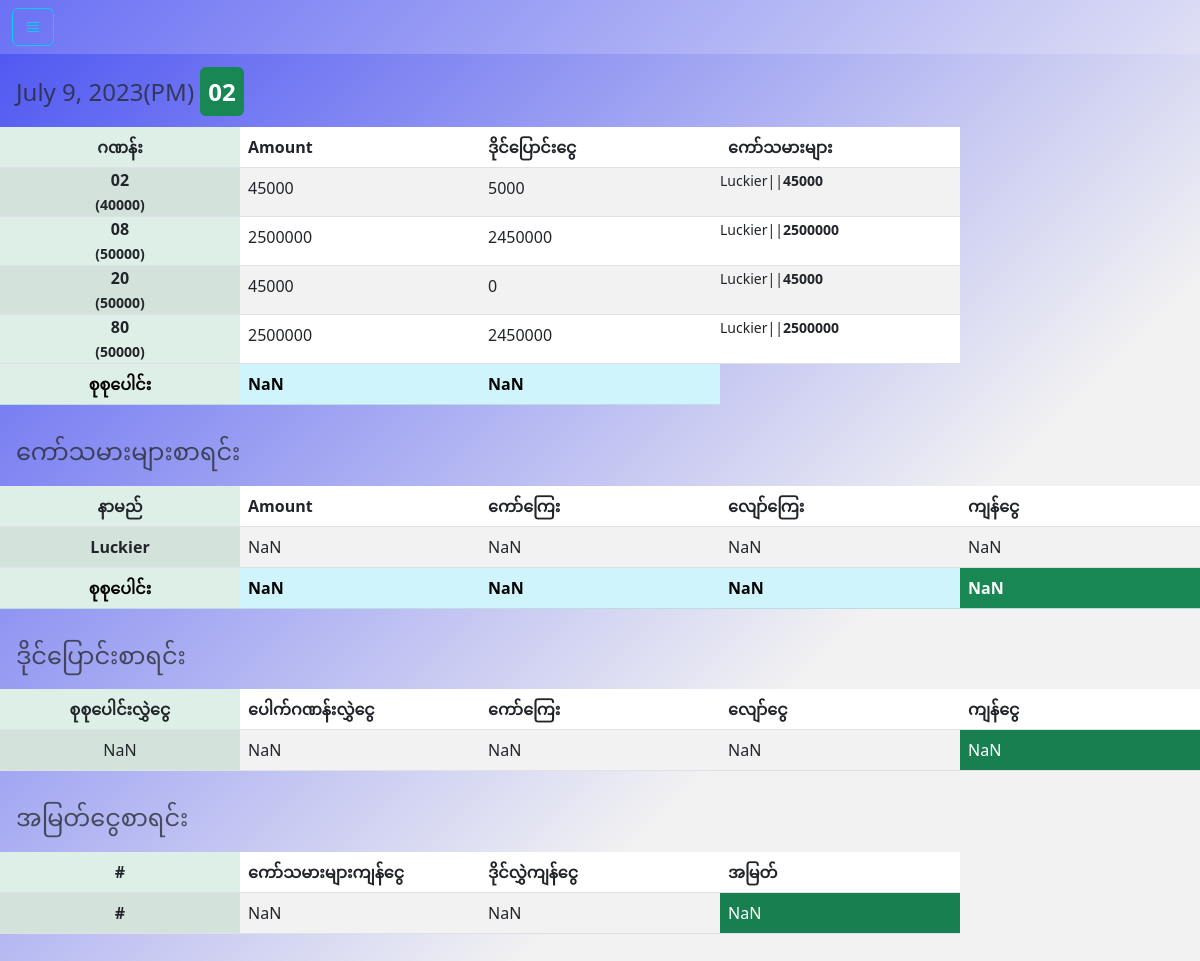
The page /history/12 (signed in) on the database its author committed.
### twoD/models.py (models this page shows, shortened)
class Archive(models.Model):
    user = models.ForeignKey('User', models.CASCADE, related_name='ArchiveUser')
    archiveNum = models.ManyToManyField('ArchiveNum', related_name='ArchiveNums')
    session = models.ForeignKey('Seccion', models.CASCADE, related_name='ArchiveSession')
    jp = models.ForeignKey('Number', models.CASCADE, related_name='ArchiveJP', blank=True, null=True)
    total = models.IntegerField()
    transfer = models.IntegerField()

class Seccion(models.Model):
    date = models.DateField(default=timezone.now)
    ampm = models.CharField(max_length=3, default=getAmPm)

class Number(models.Model):
    num = models.CharField(max_length=3)

class ArchiveNum(models.Model):
    num = models.ForeignKey('Number', models.CASCADE, related_name='ArchiveNumNum')
    amount = models.IntegerField()
    limit = models.IntegerField(blank=True, null=True)
    archiveLog = models.ManyToManyField('ArchiveNumLog', related_name='archive_logs')

class ArchiveNumLog(models.Model):
    comm = models.ForeignKey('Commission', models.CASCADE, related_name='ArchiveNumLogComm', blank=True, null=True)
    amount = models.IntegerField()
    commRate = models.FloatField(default=0)

class Commission(models.Model):
    user = models.ForeignKey('User', models.CASCADE, related_name='CommissionUser')
    name = models.CharField(max_length=50)
    com_rate = models.FloatField()

### twoD/views.py (the view)
# urls.py: path('history/<int:id>', views.history, name='history'),
@login_required(login_url='/login')
def history(request, id):
    arc = get_object_or_404(Archive, user=request.user, pk=id)
    return render(request, 'twoD/history.html', {'arc': arc})

### twoD/templatetags/custom_tags.py (called while the page is built)
def subtract(value, arg):
    return value - arg

### twoD/templates/twoD/history.html (shortened to what this page needs)
{% extends "twoD/layout.html" %}
{% load custom_tags %}
{% load static %}
{% block body %}
<table class="table table-striped caption-top mb-4">
    <caption class='ms-3 mb-1'><h4>{{ arc.session.date }}({{ arc.session.ampm }}){% if arc.jp %} <b  class='text-bg-success rounded p-2' id='jpNum' data-id='{{ arc.jp.id }}'>{{ arc.jp.num }}</b>{% else %}<small class='text-warning ms-2'>(No JackPot Number)</small>{% endif %}</h4></caption>
    <thead>
      <tr>
        <th scope="col">ဂဏန်း</th>
        <th scope="col">Amount</th>
        <th scope="col">ဒိုင်ပြောင်းငွေ</th>
        <th scope="col">ကော်သမားများ</th>
      </tr>
    </thead>
    <tbody>
        {% for num in arc.archiveNum.all %}
        <tr {% if num.num.id == arc.jp.id %} class='text-bg-success'{% endif %}>
            <th scope="row" class='p-0'>
              <p class='m-0'>{{ num.num.num }}</p>
              <small class='m-0'>{% if num.limit %}({{ num.limit }}){% else %}(ဘရိတ်မပါ){% endif %}</small>
            </th>
            <td class='amounts'>{{ num.amount }}</td>
            <td class='transfers' data-num='{{ num.num.id }}'>
              {% if num.limit %}
              {% if num.amount > num.limit%}
              {{ num.amount|subtract:num.limit }}
              {% else %}
              0{% endif %}
              {% else %}0{% endif %}
            </td>
            <td class='p-0'>
              <ul class="list-group list-group-flush" style='height: fit-content;'>
                {% for log in num.archiveLog.all %}
                  {% if log.comm %}
                  <li class="list-group-item p-0" style="background-color: transparent;"><small>{{ log.comm.name }}||<b class='commsAmount' data-num='{{ num.num.id }}'  data-rate='{{ log.commRate }}' data-name='{{ log.comm.name }}' data-id='{{ log.comm.id }}'>{{ log.amount }}</b></small></li>
                  {% else %}
                  <li class="list-group-item p-0" style="background-color: transparent;"><small>ကိုယ်တိုင်||<b class='commsAmount' data-num='{{ num.num.id }}' data-name='No Commission' data-rate='{{ log.commRate }}' data-id=''>{{ log.amount }}</b></small></li>
                  {% endif %}
                {% endfor %}
              </ul>
            </td>
        </tr>
        {% endfor %}
    </tbody>
    <tfoot>
      <tr class="table-info">
        <th scope='row'>စုစုပေါင်း</th>
        <td><b id='total'></b></td>
        <td><b id='totalTransfer'></b></td>
      </tr>
    </tfoot>
</table>
<table class="table table-striped caption-top mb-4">
  <caption class='ms-3 mb-1'><h4>ကော်သမားများစာရင်း</h4></caption>
  <thead>
    <tr id='commTHead'>
      <th scope="col">နာမည်</th>
      <th scope="col">Amount</th>
      <th scope="col">ကော်ကြေး</th>
      <th scope="col" class='payout'>လျော်ကြေး</th>
      <th scope="col">ကျန်ငွေ</th>
    </tr>
  </thead>
  <tbody id='commTBody'>
  </tbody>
  <tfoot>
    <tr class="table-info">
      <th scope='row'>စုစုပေါင်း</th>
      <td><b id='totalAmount'></b></td>
      <td><b id='totalCommFee'></b></td>
      <td><b id='totalPO' class='payout'></b></td>
      <td><b id='totalGet'></b></td>
    </tr>
  </tfoot>
</table>
<table class="table table-striped caption-top  mb-4">
  <caption class='ms-3 mb-1'><h4>ဒိုင်ပြောင်းစာရင်း</h4></caption>
  <thead>
    <tr>
      <th scope="col">စုစုပေါင်းလွှဲငွေ</th>
      <th scope="col">ပေါက်ဂဏန်းလွှဲငွေ</th>
      <th scope="col">ကော်ကြေး</th>
      <th scope="col">လျော်ငွေ</th>
      <th scope="col">ကျန်ငွေ</th>
    </tr>
  </thead>
  <tbody id='transferBody'>
  </tbody>
</table>
<table id='profitTable' class="table table-striped caption-top">
  <caption class='ms-3 mb-1'><h4>အမြတ်ငွေစာရင်း</h4></caption>
  <thead>
    <tr>
      <th scope="col">#</th>
      <th scope="col">ကော်သမားများကျန်ငွေ</th>
      <th scope="col">ဒိုင်လွှဲကျန်ငွေ</th>
      <th scope="col">အမြတ်</th>
    </tr>
  </thead>
  <tbody id='profitBody'>
  </tbody>
</table>
<div style='height: 100px;'></div>
{% endblock %}

### twoD/templates/twoD/layout.html (shortened to what this page needs)
{% load static %}
<!DOCTYPE html>
<html lang="en">
    <head>
        <link rel="stylesheet" href="https://cdn.jsdelivr.net/npm/bootstrap-icons@1.9.1/font/bootstrap-icons.css">
        <link href="https://cdn.jsdelivr.net/npm/bootstrap@5.3.0-alpha1/dist/css/bootstrap.min.css" rel="stylesheet">
        <link href="{% static 'twoD/styles.css' %}" rel="stylesheet">
    </head>
    <body>
        <nav class="navbar mb-3"  style='background-color: #ffffff2d;'>
            <div class="container-fluid">
                <button class="btn btn-outline-info" type="button" data-bs-toggle="offcanvas" data-bs-target="#offcanvasExample" aria-controls="offcanvasExample">
                    <i class="bi bi-justify"></i>
                  </button>
            </div>
          </nav>
    {% block body %}
    {% endblock %}
    </body>
</html>

### twoD/static/twoD/styles.css (style rules this page uses)
:root, :root.light { --lig--color: #DEEFE7; --drk--color: #262626; --bg--color: #DEEFE7; --bg--txt: #002b56; --btn--pri: #159A9C; --btn--hov: #116a80; --crd--color: #FFFFFF; --crd--txt: #002952; --crd--hov: #ebebeb; --shd--color: #2e2e28; --shd-l1: 6px 6px 12px #117b7d, -6px -6px 12px #19b9bb; --shd-l2: 8px 8px 16px #10787a, -8px -8px 16px #1abcbe; --shd-l3: 10px 10px 20px #107475, -10px -10px 20px #1ac1c3; --shd-in: inset 10px 10px 20px #107475, inset -10px -10px 20px #1ac1c3; --bg--moz: -moz-linear-gradient(135deg, rgba(75,83,242,1) 0%, rgba(242,242,242,1) 66%); --bg--grd: linear-gradient(135deg, rgba(75,83,242,1) 0%, rgba(242,242,242,1) 66%); }
body { -webkit-background-size: cover; -moz-background-size: cover; -o-background-size: cover; background-size: cover; background-repeat: no-repeat; background-image: var(--bg--moz); background-image: var(--bg--grd); color: var(--bg--txt); background-attachment: fixed; }
table { width: fit-content !important; height: 100%; border-collapse: collapse; table-layout: auto; }
thead { position: sticky; top: 0; background-color: #f2f2f2; z-index: 5; }
th, td { padding: 8px; width: 15rem !important; }
th:first-child, td:first-child { position: sticky; left: 0; width: 40px; text-align: center; background-color: var(--lig--color); }

### rows shown on the page
Archive: session "July 9, 2023", session.ampm "PM", jp.num "02"
ArchiveNum: num.num "02", limit "40000", amount "45000", amount|subtract "5000"
ArchiveNumLog: comm.name "Luckier", amount "45000"
ArchiveNum: num.num "08", limit "50000", amount "2500000", amount|subtract "2450000"
ArchiveNumLog: comm.name "Luckier", amount "2500000"
ArchiveNum: num.num "20", limit "50000", amount "45000"
ArchiveNumLog: comm.name "Luckier", amount "45000"
ArchiveNum: num.num "80", limit "50000", amount "2500000", amount|subtract "2450000"
ArchiveNumLog: comm.name "Luckier", amount "2500000"
